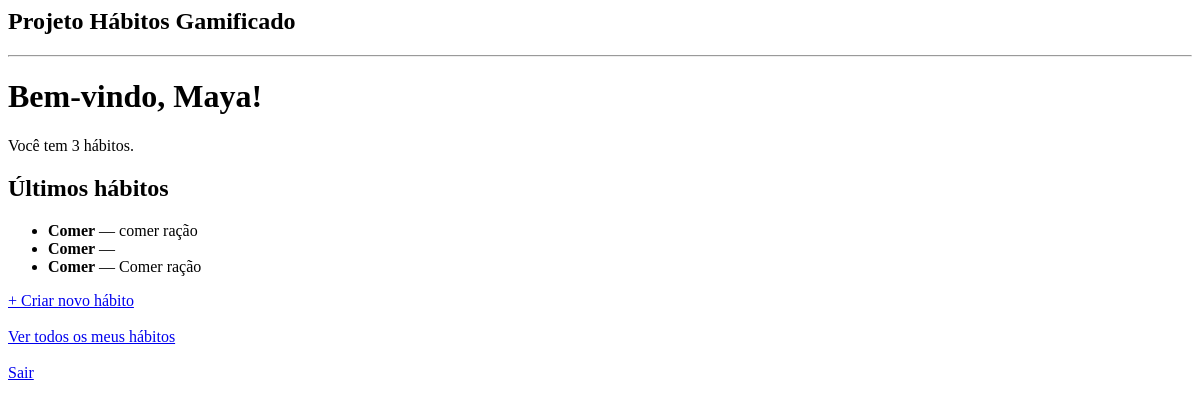
The app's page /dashboard (signed in), older data.
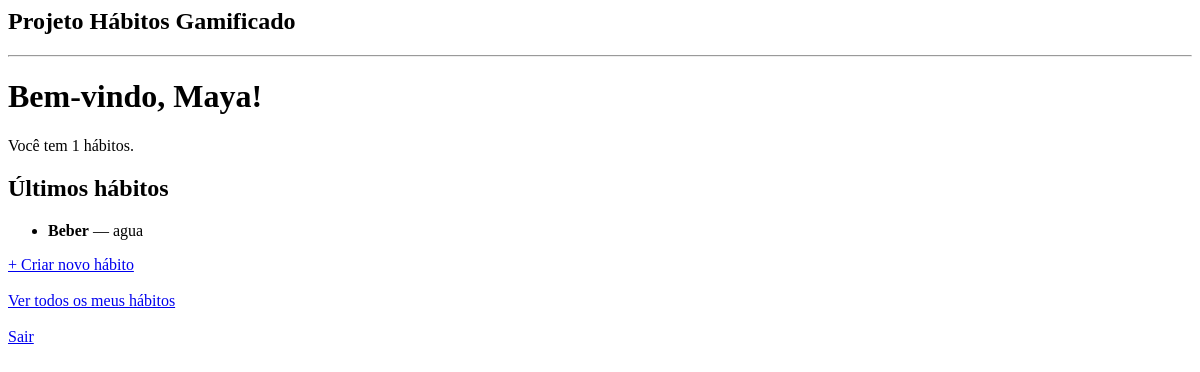
The same page, newer data.
### tables this page shows
CREATE TABLE habitos (
        id INTEGER PRIMARY KEY AUTOINCREMENT,
        usuario_id INTEGER,
        titulo TEXT NOT NULL,
        descricao TEXT,
        FOREIGN KEY(usuario_id) REFERENCES usuarios(id)
    );

### app.py (the view)
@app.route("/dashboard")
def dashboard():
    if "usuario_id" not in session:
        return redirect("/login")
    conn = conectar_banco()
    cursor = conn.cursor()
    cursor.execute("""
        SELECT id, titulo, descricao
        FROM habitos
        WHERE usuario_id = ?
        ORDER BY id DESC
        LIMIT 5
    """, (session["usuario_id"],))
    habitos_recentes = cursor.fetchall()
    cursor.execute("""
        SELECT COUNT(*) FROM habitos WHERE usuario_id = ?
    """, (session["usuario_id"],))
    total_habitos = cursor.fetchone()[0]
    conn.close()
    return render_template(
        "dashboard.html",
        nome=session["usuario_nome"],
        habitos=habitos_recentes,
        total_habitos=total_habitos
    )

### app.py (called while the page is built)
def conectar_banco():
    caminho = os.path.join(os.path.dirname(__file__), "database", "habitos.db")
    return sqlite3.connect(caminho, timeout=10, check_same_thread=False)

### templates/dashboard.html (shortened to what this page needs)
{% extends "base.html" %}
{% block content %}
<h1>Bem-vindo, {{ nome }}!</h1>
<p>Você tem {{ total_habitos }} hábitos.</p>
<h2>Últimos hábitos</h2>
<ul>
  {% for h in habitos %}
    <li><strong>{{ h[1] }}</strong> — {{ h[2] }}</li>
  {% else %}
    <p>Nenhum hábito criado ainda.</p>
  {% endfor %}
</ul>
<a href="/criar_habito">+ Criar novo hábito</a><br><br>
<a href="/habitos">Ver todos os meus hábitos</a><br><br>
<a href="/logout">Sair</a>
{% endblock %}

### templates/base.html (shortened to what this page needs)
<DOCTYPE html>
<html lang="pt-br">
<head>
</head>
<body>
    <header>
        <h2>Projeto Hábitos Gamificado</h2>
        <hr>
    </header>
    <main>
        {%block content %}{% endblock %}
    </main>
</body>
</html>
</DOCTYPE>

Row changes from the older to the newer data that the page shows:
removed habitos: titulo "Comer", descricao "comer ração"
removed habitos: titulo "Comer"
removed habitos: titulo "Comer", descricao "Comer ração"
added habitos: titulo "Beber", descricao "agua"
Text that changed along with them:
{{ total_habitos }}: "3" → "1"
